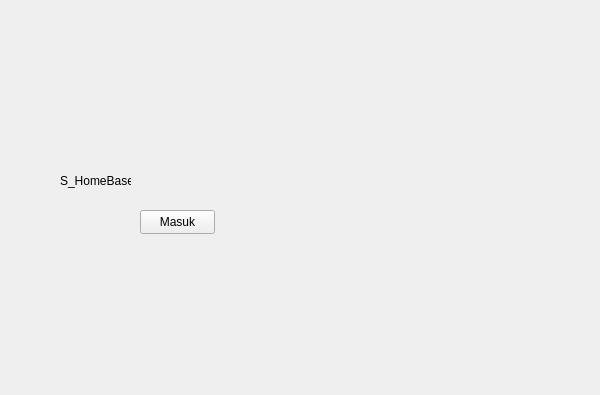
<?xml version="1.0" encoding="UTF-8"?>
<ui version="4.0">
 <class>S_HomeBase</class>
 <widget class="QWidget" name="S_HomeBase">
  <property name="geometry">
   <rect>
    <x>0</x>
    <y>0</y>
    <width>600</width>
    <height>395</height>
   </rect>
  </property>
  <property name="windowTitle">
   <string>Form</string>
  </property>
  <widget class="QLabel" name="label">
   <property name="geometry">
    <rect>
     <x>60</x>
     <y>170</y>
     <width>71</width>
     <height>21</height>
    </rect>
   </property>
   <property name="text">
    <string>S_HomeBase</string>
   </property>
  </widget>
  <widget class="QPushButton" name="pushButton">
   <property name="geometry">
    <rect>
     <x>140</x>
     <y>210</y>
     <width>75</width>
     <height>24</height>
    </rect>
   </property>
   <property name="text">
    <string>Masuk</string>
   </property>
  </widget>
 </widget>
 <resources/>
 <connections/>
</ui>
